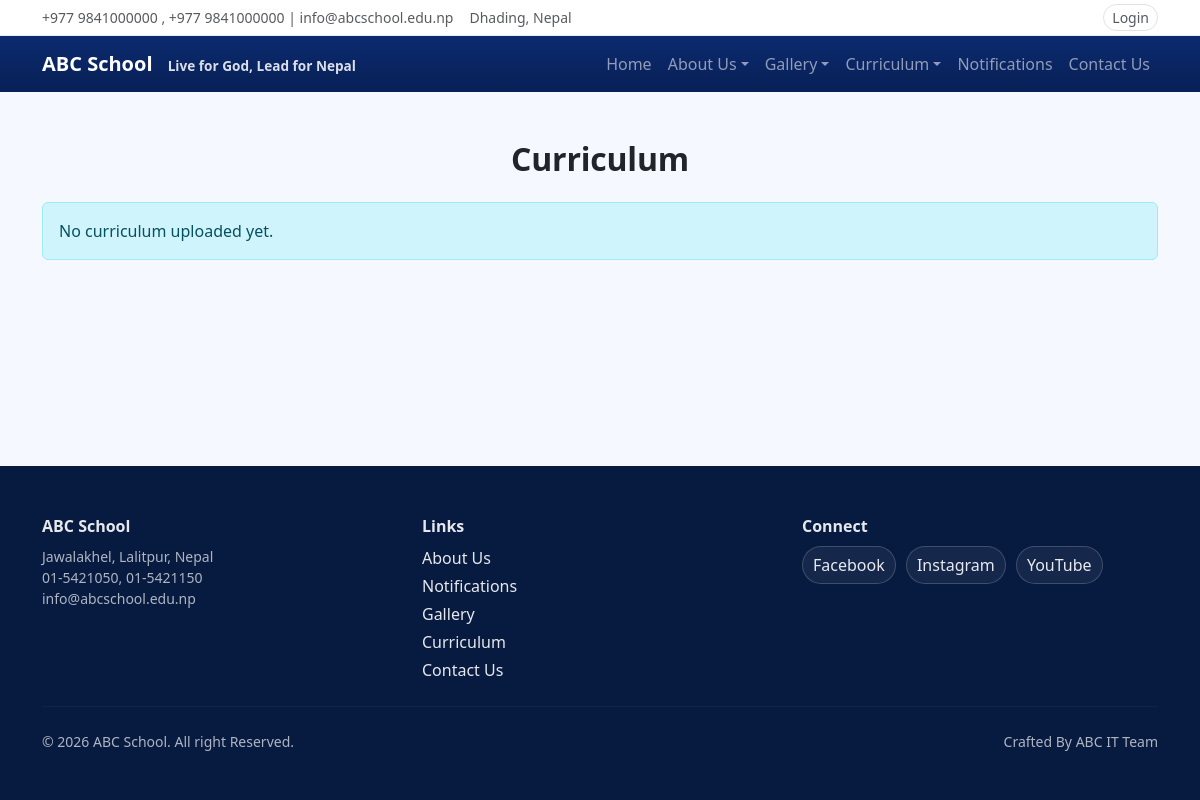
The app's page /curriculum/, older data.
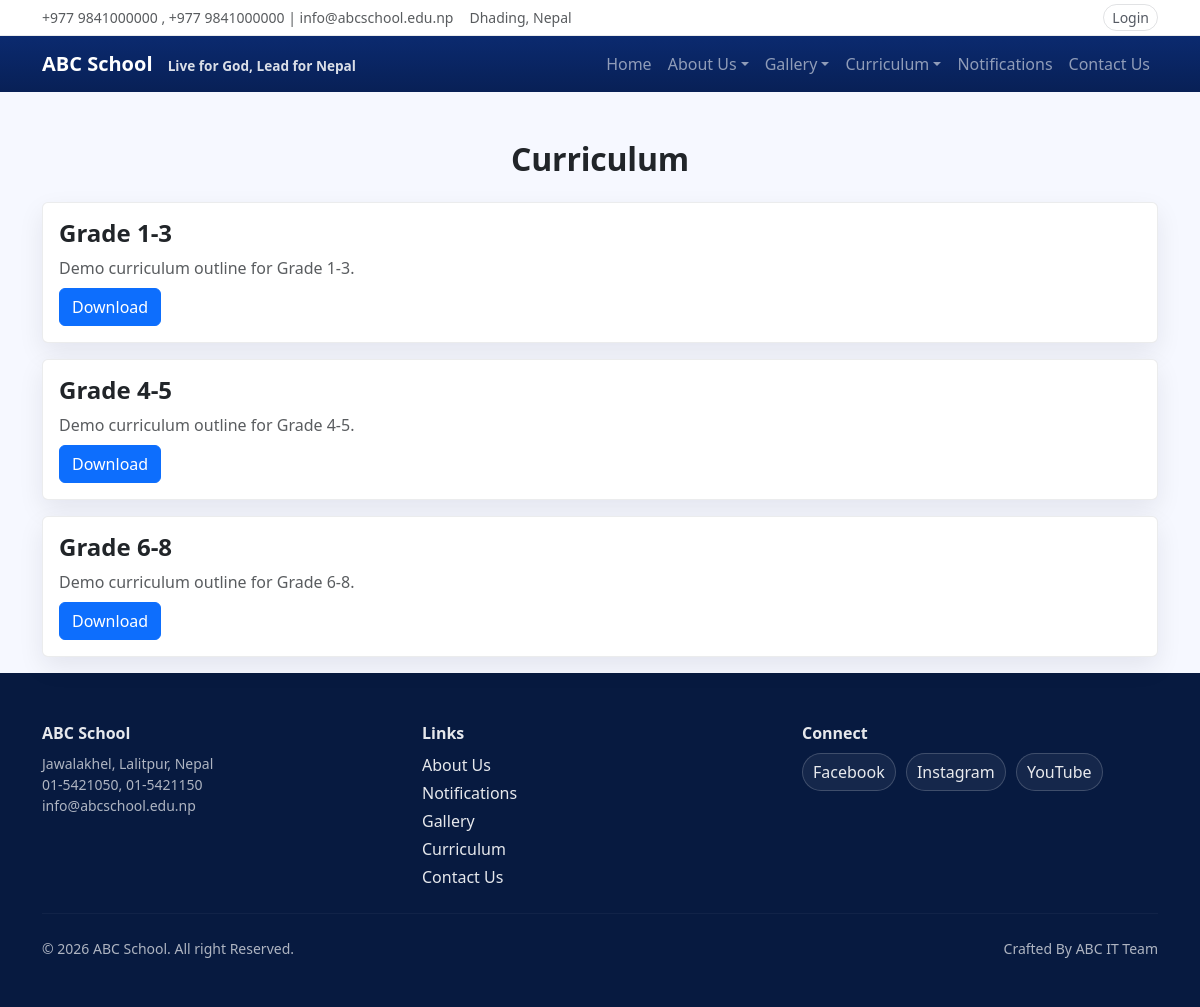
The same page, newer data.
### academics/models.py (models this page shows, shortened)
class Curriculum(models.Model):
    class_name = models.CharField(max_length=50)
    description = models.TextField()
    file = models.FileField(upload_to="curriculum/", blank=True)

### core/views.py (the view)
# urls.py: path('curriculum/', core_views.curriculum, name='curriculum'),
def curriculum(request):
    data = Curriculum.objects.order_by("class_name")
    return render(request, "core/curriculum.html", {"data": data})

### templates/core/curriculum.html (shortened to what this page needs)
{% extends "base.html" %}
{% block content %}
  <div class="container mt-5">
    <h2 class="text-center section-title">Curriculum</h2>
    <div class="mt-4">
      {% for c in data %}
        <div class="card card-soft mb-3">
          <div class="card-body">
            <h4 class="fw-bold">{{ c.class_name }}</h4>
            <p class="text-muted mb-2">{{ c.description }}</p>
            {% if c.file %}
              <a href="{{ c.file.url }}" class="btn btn-primary">Download</a>
            {% endif %}
          </div>
        </div>
      {% empty %}
        <div class="alert alert-info mb-0">No curriculum uploaded yet.</div>
      {% endfor %}
    </div>
  </div>
{% endblock %}

### templates/base.html (shortened to what this page needs)
<!DOCTYPE html>
{% load static %}
<html lang="en">
  <head>
    <link
      rel="stylesheet"
      href="https://cdn.jsdelivr.net/npm/bootstrap@5.3.0/dist/css/bootstrap.min.css"
    />
    <link rel="stylesheet" href="{% static 'css/style.css' %}" />
  </head>
  <body class="layout">
    {% include "partials/navbar.html" %}
    <main class="layout__main">
      {% block content %}{% endblock %}
    </main>
    {% include "partials/footer.html" %}
  </body>
</html>

### templates/partials/navbar.html (shortened to what this page needs)
<div class="topbar py-1">
  <div class="container d-flex justify-content-between align-items-center small">
    <div class="d-flex gap-3 flex-wrap">
      <span class="opacity-75">+977 9841000000 , +977 9841000000 | info@abcschool.edu.np</span>
      <span class="opacity-75">Dhading, Nepal</span>
    </div>
    <div class="d-flex gap-2">
      <a class="topbar__link" href="/admin/">Login</a>
    </div>
  </div>
</div>
<nav class="navbar navbar-expand-lg navbar-dark nav-main">
  <div class="container">
    <a class="navbar-brand fw-bold" href="{% url 'home' %}">
      ABC School
      <span class="brand-sub d-none d-md-inline">Live for God, Lead for Nepal</span>
    </a>
    <div class="collapse navbar-collapse" id="navbarSupportedContent">
      <ul class="navbar-nav ms-auto mb-2 mb-lg-0">
        <li class="nav-item"><a href="{% url 'home' %}" class="nav-link">Home</a></li>
        <li class="nav-item dropdown">
          <a class="nav-link dropdown-toggle" href="#" role="button" data-bs-toggle="dropdown">About Us</a>
        </li>
        <li class="nav-item dropdown">
          <a class="nav-link dropdown-toggle" href="#" role="button" data-bs-toggle="dropdown">Gallery</a>
        </li>
        <li class="nav-item dropdown">
          <a class="nav-link dropdown-toggle" href="#" role="button" data-bs-toggle="dropdown">Curriculum</a>
        </li>
        <li class="nav-item"><a href="{% url 'notices' %}" class="nav-link">Notifications</a></li>
        <li class="nav-item"><a href="{% url 'contact' %}" class="nav-link">Contact Us</a></li>
      </ul>
    </div>
  </div>
</nav>

### templates/partials/footer.html
<footer class="footer">
  <div class="container py-5">
    <div class="row g-4">
      <div class="col-md-4">
        <div class="fw-bold mb-2">ABC School</div>
        <div class="opacity-75 small">
          Jawalakhel, Lalitpur, Nepal<br />
          01-5421050, 01-5421150<br />
          info@abcschool.edu.np
        </div>
      </div>
      <div class="col-md-4">
        <div class="fw-bold mb-2">Links</div>
        <div class="d-grid gap-1">
          <a href="{% url 'about' %}">About Us</a>
          <a href="{% url 'notices' %}">Notifications</a>
          <a href="{% url 'gallery' %}">Gallery</a>
          <a href="{% url 'curriculum' %}">Curriculum</a>
          <a href="{% url 'contact' %}">Contact Us</a>
        </div>
      </div>
      <div class="col-md-4">
        <div class="fw-bold mb-2">Connect</div>
        <div class="social">
          <a href="https://facebook.com/" target="_blank" rel="noreferrer">Facebook</a>
          <a href="https://instagram.com/" target="_blank" rel="noreferrer">Instagram</a>
          <a href="https://youtube.com/" target="_blank" rel="noreferrer">YouTube</a>
        </div>
      </div>
    </div>
    <hr class="footer__hr my-4" />
    <div class="d-flex flex-wrap justify-content-between align-items-center gap-2 small opacity-75">
      <div>© {% now "Y" %} ABC School. All right Reserved.</div>
      <div>Crafted By ABC IT Team</div>
    </div>
  </div>
</footer>

### static/css/style.css (style rules this page uses)
body { background: #f6f8ff; }
.layout { min-height: 100vh; display: flex; flex-direction: column; }
.layout__main { flex: 1 0 auto; }
.footer { margin-top: auto; }
.topbar { background: #ffffff; border-bottom: 1px solid rgba(11, 18, 32, 0.08); }
.topbar__link { color: rgba(11, 18, 32, 0.70); text-decoration: none; padding: 2px 8px; border-radius: 999px; border: 1px solid rgba(11, 18, 32, 0.12); }
.nav-main { background: linear-gradient(180deg, #0b2a6f, #082056); }
.brand-sub { display: inline-block; margin-left: 10px; font-weight: 600; opacity: 0.85; font-size: 0.85rem; }
.section-title { font-weight: 800; letter-spacing: -0.2px; }
.card-soft { border: 1px solid rgba(11, 18, 32, 0.08); box-shadow: 0 10px 26px rgba(11, 18, 32, 0.08); }
.footer { background: #071a40; color: rgba(255, 255, 255, 0.9); }
.footer a { color: rgba(255, 255, 255, 0.9); text-decoration: none; }
.social a { display: inline-block; padding: 6px 10px; border-radius: 999px; border: 1px solid rgba(255, 255, 255, 0.18); background: rgba(255, 255, 255, 0.06); margin-right: 6px; margin-bottom: 6px; }
.footer__hr { border-color: rgba(255, 255, 255, 0.16); }

Row changes from the older to the newer data that the page shows:
added Curriculum: class_name "Grade 1-3", description "Demo curriculum outline for Grade 1-3."
added Curriculum: class_name "Grade 4-5", description "Demo curriculum outline for Grade 4-5."
added Curriculum: class_name "Grade 6-8", description "Demo curriculum outline for Grade 6-8."
Text that changed along with them:
text no longer shown: "No curriculum uploaded yet."
